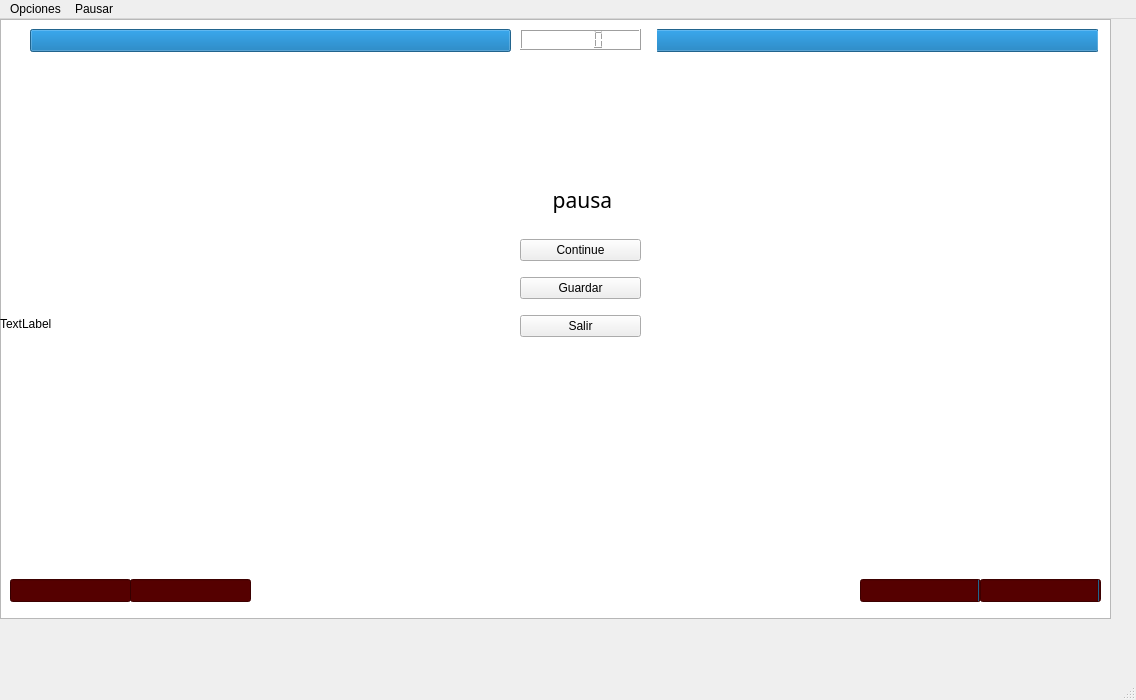
<?xml version="1.0" encoding="UTF-8"?>
<ui version="4.0">
 <class>iniciar_juego</class>
 <widget class="QMainWindow" name="iniciar_juego">
  <property name="geometry">
   <rect>
    <x>0</x>
    <y>0</y>
    <width>1136</width>
    <height>700</height>
   </rect>
  </property>
  <property name="windowTitle">
   <string>MainWindow</string>
  </property>
  <widget class="QWidget" name="centralwidget">
   <widget class="QGraphicsView" name="graphicsView">
    <property name="geometry">
     <rect>
      <x>0</x>
      <y>0</y>
      <width>1111</width>
      <height>600</height>
     </rect>
    </property>
   </widget>
   <widget class="QProgressBar" name="progressBar">
    <property name="geometry">
     <rect>
      <x>30</x>
      <y>10</y>
      <width>481</width>
      <height>23</height>
     </rect>
    </property>
    <property name="cursor">
     <cursorShape>WaitCursor</cursorShape>
    </property>
    <property name="value">
     <number>100</number>
    </property>
    <property name="textVisible">
     <bool>false</bool>
    </property>
    <property name="textDirection">
     <enum>QProgressBar::BottomToTop</enum>
    </property>
   </widget>
   <widget class="QProgressBar" name="progressBar_2">
    <property name="geometry">
     <rect>
      <x>657</x>
      <y>10</y>
      <width>441</width>
      <height>23</height>
     </rect>
    </property>
    <property name="cursor">
     <cursorShape>WaitCursor</cursorShape>
    </property>
    <property name="value">
     <number>100</number>
    </property>
    <property name="textVisible">
     <bool>false</bool>
    </property>
    <property name="invertedAppearance">
     <bool>true</bool>
    </property>
   </widget>
   <widget class="QLCDNumber" name="lcdNumber">
    <property name="geometry">
     <rect>
      <x>520</x>
      <y>10</y>
      <width>121</width>
      <height>21</height>
     </rect>
    </property>
    <property name="styleSheet">
     <string notr="true">color: qconicalgradient(cx:0.5, cy:0.5, angle:0, stop:0 rgba(35, 40, 3, 255), stop:0.16 rgba(136, 106, 22, 255), stop:0.225 rgba(166, 140, 41, 255), stop:0.285 rgba(204, 181, 74, 255), stop:0.345 rgba(235, 219, 102, 255), stop:0.415 rgba(245, 236, 112, 255), stop:0.52 rgba(209, 190, 76, 255), stop:0.57 rgba(187, 156, 51, 255), stop:0.635 rgba(168, 142, 42, 255), stop:0.695 rgba(202, 174, 68, 255), stop:0.75 rgba(218, 202, 86, 255), stop:0.815 rgba(208, 187, 73, 255), stop:0.88 rgba(187, 156, 51, 255), stop:0.935 rgba(137, 108, 26, 255), stop:1 rgba(35, 40, 3, 255));
border-color: qconicalgradient(cx:0.5, cy:0.5, angle:0, stop:0 rgba(35, 40, 3, 255), stop:0.16 rgba(136, 106, 22, 255), stop:0.225 rgba(166, 140, 41, 255), stop:0.285 rgba(204, 181, 74, 255), stop:0.345 rgba(235, 219, 102, 255), stop:0.415 rgba(245, 236, 112, 255), stop:0.52 rgba(209, 190, 76, 255), stop:0.57 rgba(187, 156, 51, 255), stop:0.635 rgba(168, 142, 42, 255), stop:0.695 rgba(202, 174, 68, 255), stop:0.75 rgba(218, 202, 86, 255), stop:0.815 rgba(208, 187, 73, 255), stop:0.88 rgba(187, 156, 51, 255), stop:0.935 rgba(137, 108, 26, 255), stop:1 rgba(35, 40, 3, 255));</string>
    </property>
   </widget>
   <widget class="QLabel" name="label">
    <property name="geometry">
     <rect>
      <x>0</x>
      <y>30</y>
      <width>1111</width>
      <height>550</height>
     </rect>
    </property>
    <property name="text">
     <string>TextLabel</string>
    </property>
   </widget>
   <widget class="QLabel" name="label_2">
    <property name="geometry">
     <rect>
      <x>520</x>
      <y>160</y>
      <width>121</width>
      <height>41</height>
     </rect>
    </property>
    <property name="font">
     <font>
      <family>Ozzy II</family>
      <pointsize>16</pointsize>
     </font>
    </property>
    <property name="text">
     <string>      pausa</string>
    </property>
   </widget>
   <widget class="QWidget" name="layoutWidget">
    <property name="geometry">
     <rect>
      <x>520</x>
      <y>210</y>
      <width>121</width>
      <height>121</height>
     </rect>
    </property>
    <layout class="QVBoxLayout" name="verticalLayout">
     <item>
      <widget class="QPushButton" name="pushButton">
       <property name="text">
        <string>Continue</string>
       </property>
      </widget>
     </item>
     <item>
      <widget class="QPushButton" name="pushButton_2">
       <property name="text">
        <string>Guardar</string>
       </property>
      </widget>
     </item>
     <item>
      <widget class="QPushButton" name="pushButton_3">
       <property name="text">
        <string>Salir</string>
       </property>
      </widget>
     </item>
    </layout>
   </widget>
   <widget class="QProgressBar" name="progressBar_3">
    <property name="geometry">
     <rect>
      <x>10</x>
      <y>560</y>
      <width>121</width>
      <height>23</height>
     </rect>
    </property>
    <property name="styleSheet">
     <string notr="true">alternate-background-color: qconicalgradient(cx:0.5, cy:0.5, angle:0, stop:0 rgba(35, 40, 3, 255), stop:0.16 rgba(136, 106, 22, 255), stop:0.225 rgba(166, 140, 41, 255), stop:0.285 rgba(204, 181, 74, 255), stop:0.345 rgba(235, 219, 102, 255), stop:0.415 rgba(245, 236, 112, 255), stop:0.52 rgba(209, 190, 76, 255), stop:0.57 rgba(187, 156, 51, 255), stop:0.635 rgba(168, 142, 42, 255), stop:0.695 rgba(202, 174, 68, 255), stop:0.75 rgba(218, 202, 86, 255), stop:0.815 rgba(208, 187, 73, 255), stop:0.88 rgba(187, 156, 51, 255), stop:0.935 rgba(137, 108, 26, 255), stop:1 rgba(35, 40, 3, 255));
background-color: rgb(85, 0, 0);
gridline-color: rgb(0, 0, 0);

</string>
    </property>
    <property name="value">
     <number>0</number>
    </property>
    <property name="textVisible">
     <bool>false</bool>
    </property>
    <property name="invertedAppearance">
     <bool>false</bool>
    </property>
   </widget>
   <widget class="QProgressBar" name="progressBar_4">
    <property name="geometry">
     <rect>
      <x>130</x>
      <y>560</y>
      <width>121</width>
      <height>23</height>
     </rect>
    </property>
    <property name="styleSheet">
     <string notr="true">alternate-background-color: qconicalgradient(cx:0.5, cy:0.5, angle:0, stop:0 rgba(35, 40, 3, 255), stop:0.16 rgba(136, 106, 22, 255), stop:0.225 rgba(166, 140, 41, 255), stop:0.285 rgba(204, 181, 74, 255), stop:0.345 rgba(235, 219, 102, 255), stop:0.415 rgba(245, 236, 112, 255), stop:0.52 rgba(209, 190, 76, 255), stop:0.57 rgba(187, 156, 51, 255), stop:0.635 rgba(168, 142, 42, 255), stop:0.695 rgba(202, 174, 68, 255), stop:0.75 rgba(218, 202, 86, 255), stop:0.815 rgba(208, 187, 73, 255), stop:0.88 rgba(187, 156, 51, 255), stop:0.935 rgba(137, 108, 26, 255), stop:1 rgba(35, 40, 3, 255));
background-color: rgb(85, 0, 0);
gridline-color: rgb(0, 0, 0);

</string>
    </property>
    <property name="value">
     <number>0</number>
    </property>
    <property name="textVisible">
     <bool>false</bool>
    </property>
    <property name="invertedAppearance">
     <bool>false</bool>
    </property>
   </widget>
   <widget class="QProgressBar" name="progressBar_5">
    <property name="geometry">
     <rect>
      <x>980</x>
      <y>560</y>
      <width>121</width>
      <height>23</height>
     </rect>
    </property>
    <property name="styleSheet">
     <string notr="true">alternate-background-color: qconicalgradient(cx:0.5, cy:0.5, angle:0, stop:0 rgba(35, 40, 3, 255), stop:0.16 rgba(136, 106, 22, 255), stop:0.225 rgba(166, 140, 41, 255), stop:0.285 rgba(204, 181, 74, 255), stop:0.345 rgba(235, 219, 102, 255), stop:0.415 rgba(245, 236, 112, 255), stop:0.52 rgba(209, 190, 76, 255), stop:0.57 rgba(187, 156, 51, 255), stop:0.635 rgba(168, 142, 42, 255), stop:0.695 rgba(202, 174, 68, 255), stop:0.75 rgba(218, 202, 86, 255), stop:0.815 rgba(208, 187, 73, 255), stop:0.88 rgba(187, 156, 51, 255), stop:0.935 rgba(137, 108, 26, 255), stop:1 rgba(35, 40, 3, 255));
background-color: rgb(85, 0, 0);
gridline-color: rgb(0, 0, 0);

</string>
    </property>
    <property name="value">
     <number>0</number>
    </property>
    <property name="textVisible">
     <bool>false</bool>
    </property>
    <property name="invertedAppearance">
     <bool>true</bool>
    </property>
   </widget>
   <widget class="QProgressBar" name="progressBar_6">
    <property name="geometry">
     <rect>
      <x>860</x>
      <y>560</y>
      <width>121</width>
      <height>23</height>
     </rect>
    </property>
    <property name="styleSheet">
     <string notr="true">alternate-background-color: qconicalgradient(cx:0.5, cy:0.5, angle:0, stop:0 rgba(35, 40, 3, 255), stop:0.16 rgba(136, 106, 22, 255), stop:0.225 rgba(166, 140, 41, 255), stop:0.285 rgba(204, 181, 74, 255), stop:0.345 rgba(235, 219, 102, 255), stop:0.415 rgba(245, 236, 112, 255), stop:0.52 rgba(209, 190, 76, 255), stop:0.57 rgba(187, 156, 51, 255), stop:0.635 rgba(168, 142, 42, 255), stop:0.695 rgba(202, 174, 68, 255), stop:0.75 rgba(218, 202, 86, 255), stop:0.815 rgba(208, 187, 73, 255), stop:0.88 rgba(187, 156, 51, 255), stop:0.935 rgba(137, 108, 26, 255), stop:1 rgba(35, 40, 3, 255));
background-color: rgb(85, 0, 0);
gridline-color: rgb(0, 0, 0);

</string>
    </property>
    <property name="value">
     <number>0</number>
    </property>
    <property name="textVisible">
     <bool>false</bool>
    </property>
    <property name="invertedAppearance">
     <bool>true</bool>
    </property>
   </widget>
   <widget class="QLabel" name="label_3">
    <property name="geometry">
     <rect>
      <x>860</x>
      <y>170</y>
      <width>251</width>
      <height>321</height>
     </rect>
    </property>
    <property name="text">
     <string/>
    </property>
   </widget>
  </widget>
  <widget class="QMenuBar" name="menubar">
   <property name="geometry">
    <rect>
     <x>0</x>
     <y>0</y>
     <width>1136</width>
     <height>20</height>
    </rect>
   </property>
   <widget class="QMenu" name="menuOpciones">
    <property name="title">
     <string>Opciones</string>
    </property>
    <addaction name="actiongo"/>
    <addaction name="actionstop"/>
   </widget>
   <widget class="QMenu" name="menuPausar">
    <property name="title">
     <string>Pausar</string>
    </property>
    <addaction name="actionGuardar_Partida"/>
    <addaction name="actionSalir"/>
   </widget>
   <addaction name="menuOpciones"/>
   <addaction name="menuPausar"/>
  </widget>
  <widget class="QStatusBar" name="statusbar"/>
  <action name="actiongo">
   <property name="text">
    <string>Go</string>
   </property>
  </action>
  <action name="actionstop">
   <property name="text">
    <string>Stop</string>
   </property>
  </action>
  <action name="actionGuardar_Partida">
   <property name="text">
    <string>Guardar Partida</string>
   </property>
  </action>
  <action name="actionSalir">
   <property name="text">
    <string>Salir</string>
   </property>
  </action>
 </widget>
 <resources/>
 <connections/>
</ui>
